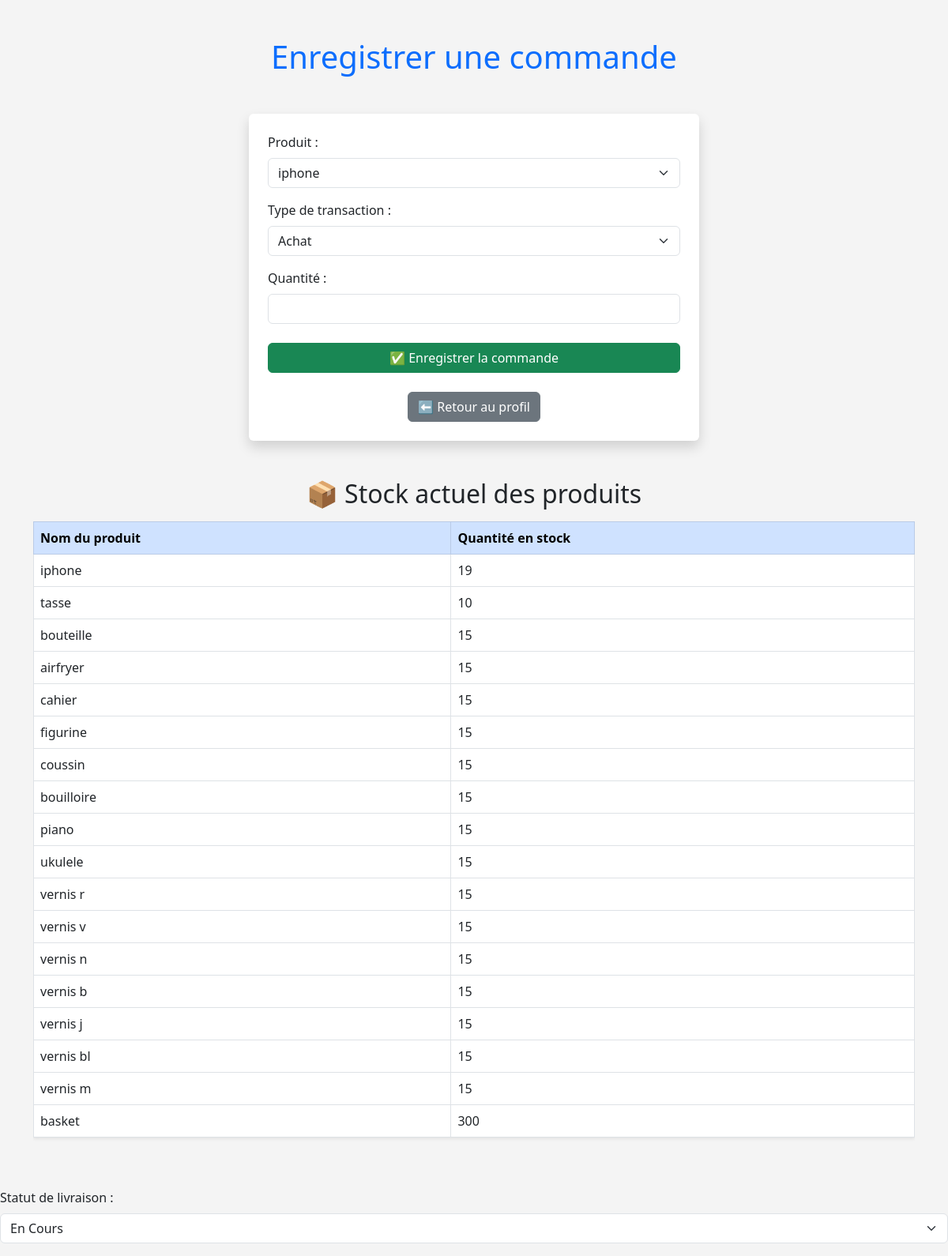
The app's page /inventaire/commande/enregistrer/ with its own data.
### inventaire/models.py (models this page shows, shortened)
class Produit(models.Model):
    nom = models.CharField(max_length=100)
    description = models.TextField()
    prix = models.PositiveIntegerField()
    quantite_stock = models.PositiveIntegerField()
    date_ajout = models.DateTimeField(auto_now_add=True)
    seuil_min = models.PositiveIntegerField(default=5)  # seuil critique
    seuil_max = models.PositiveIntegerField(default=100)  # stock idéal  #
    vendeur = models.CharField(max_length=100, blank=True, null=True)

### inventaire/views.py (the view, shortened to what this page needs)
# urls.py: path('commande/enregistrer/', views.enregistrer_commande, name='enregistrer_commande'),
def enregistrer_commande(request):
    produits = Produit.objects.all()
    return render(request, 'inventaire/enregistrer_commande.html', {'produits': produits})

### inventaire/templates/inventaire/enregistrer_commande.html (shortened to what this page needs)
<!DOCTYPE html>
<html lang="fr">
{% load static %}
<head>
    <link href="https://cdn.jsdelivr.net/npm/bootstrap@5.3.0/dist/css/bootstrap.min.css" rel="stylesheet">
</head>
<body style="background-color: #f4f4f4;">
<div class="container py-5">
    <h1 class="text-center text-primary mb-5">Enregistrer une commande</h1>
    <div class="row justify-content-center">
        <div class="col-md-8 col-lg-6 bg-white p-4 rounded shadow">
            <form method="POST">
                <div class="mb-3">
                    <label for="produit_id" class="form-label">Produit :</label>
                    <select name="produit_id" class="form-select" required>
                        {% for produit in produits %}
                            <option value="{{ produit.id }}">{{ produit.nom }}</option>
                        {% endfor %}
                    </select>
                </div>
                <div class="mb-3">
                    <label for="type_transaction" class="form-label">Type de transaction :</label>
                    <select name="type_transaction" class="form-select" required>
                        <option value="achat">Achat</option>
                    </select>
                </div>
                <div class="mb-4">
                    <label for="quantite" class="form-label">Quantité :</label>
                    <input type="number" name="quantite" min="1" class="form-control" required>
                </div>
                <button type="submit" class="btn btn-success w-100">✅ Enregistrer la commande</button>
            </form>
            <div class="text-center mt-4">
                <a href="{% url 'profile' %}" class="btn btn-secondary">⬅ Retour au profil</a>
            </div>
        </div>
    </div>
    <h2 class="text-center mt-5 text-dark">📦 Stock actuel des produits</h2>
    <div class="table-responsive mt-3">
        <table class="table table-bordered table-hover bg-white shadow-sm">
            <thead class="table-primary">
                <tr>
                    <th>Nom du produit</th>
                    <th>Quantité en stock</th>
                </tr>
            </thead>
            <tbody>
                {% for produit in produits %}
                    <tr>
                        <td>{{ produit.nom }}</td>
                        <td>{{ produit.quantite_stock }}</td>
                    </tr>
                {% endfor %}
            </tbody>
        </table>
    </div>
</div>
</body>
</html>
<div class="mb-3">
    <label for="statut" class="form-label">Statut de livraison :</label>
    <select name="statut" class="form-select" required>
        <option value="en_cours">En Cours</option>
    </select>
</div>

### records on screen
Produit: nom "iphone", quantite_stock "19"
Produit: nom "tasse", quantite_stock "10"
Produit: nom "bouteille", quantite_stock "15"
Produit: nom "airfryer", quantite_stock "15"
Produit: nom "cahier", quantite_stock "15"
Produit: nom "figurine", quantite_stock "15"
Produit: nom "coussin", quantite_stock "15"
Produit: nom "bouilloire", quantite_stock "15"
Produit: nom "piano", quantite_stock "15"
Produit: nom "ukulele", quantite_stock "15"
Produit: nom "vernis r", quantite_stock "15"
Produit: nom "vernis v", quantite_stock "15"
Produit: nom "vernis n", quantite_stock "15"
Produit: nom "vernis b", quantite_stock "15"
Produit: nom "vernis j", quantite_stock "15"
Produit: nom "vernis bl", quantite_stock "15"
Produit: nom "vernis m", quantite_stock "15"
Produit: nom "basket", quantite_stock "300"

### other values on screen
form field produit_id "iphone"
